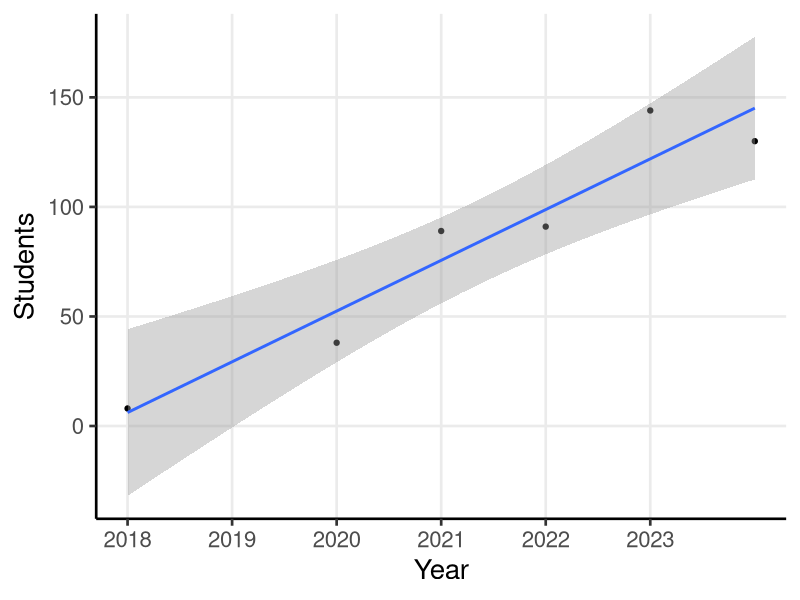

Write R code to recreate this figure.
## ---- chunk 1
#| echo: true
my_vector <- c(49, 31, 24, 35, 71, 7, 36, 23, 67, 37)
## ---- chunk 2
#| echo: true
Vector <- R6::R6Class("Vector",
  public = list(
    data = NULL,
    initialize = function(data) {
      if (!is.numeric(data)) {
        stop("Data should be numeric.")
      }
      self$data <- data
    },
    mean = function() {
      return(sum(self$data) / length(self$data))
    }
  )
)
numbers <- Vector$new(my_vector)
print(numbers$mean())
## ---- chunk 3
#| echo: true
my_vector <- c(49, 31, 24, 35, 71, 7, 36, 23, 67, 37)
## ---- chunk 4
#| echo: true
my_sum <- 0
for( i in 1:length(my_vector) ){
  my_sum <- my_sum + my_vector[i]
}
my_mean <- my_sum / length(my_vector)
print(my_mean)
## ---- chunk 5
#| echo: true
my_vector <- c(49, 31, 24, 35, 71, 7, 36, 23, 67, 37)
## ---- chunk 6
#| echo: true
my_mean <- mean(my_vector)
print(my_mean)
## ---- chunk 7
#| echo: true
sd(my_vector)
## ---- chunk 8
#| echo: true
median(my_vector)
## ---- chunk 9
#| echo: true
sample(my_vector)
## ---- chunk 10
#| echo: true
sample(my_vector, replace = TRUE)
## ---- chunk 11
#| echo: false
#| message: false
#| warning: false
#| fig-align: center
#| fig-width: 10
#| fig-height: 8
library("tidyverse")
library("broom")
d <- tibble(
  Year = c(2018, 2020, 2021, 2022, 2023, 2024),
  Students = c(8, 38, 89, 91, 144, 130)
)

d |> 
  ggplot(aes(x = Year,
             y = Students)) +
  geom_point() +
  geom_smooth(method = "lm") +
  scale_x_continuous(breaks = 2018:2023) +
  theme_classic(base_size = 20) +
  theme(panel.grid.major = element_line())
